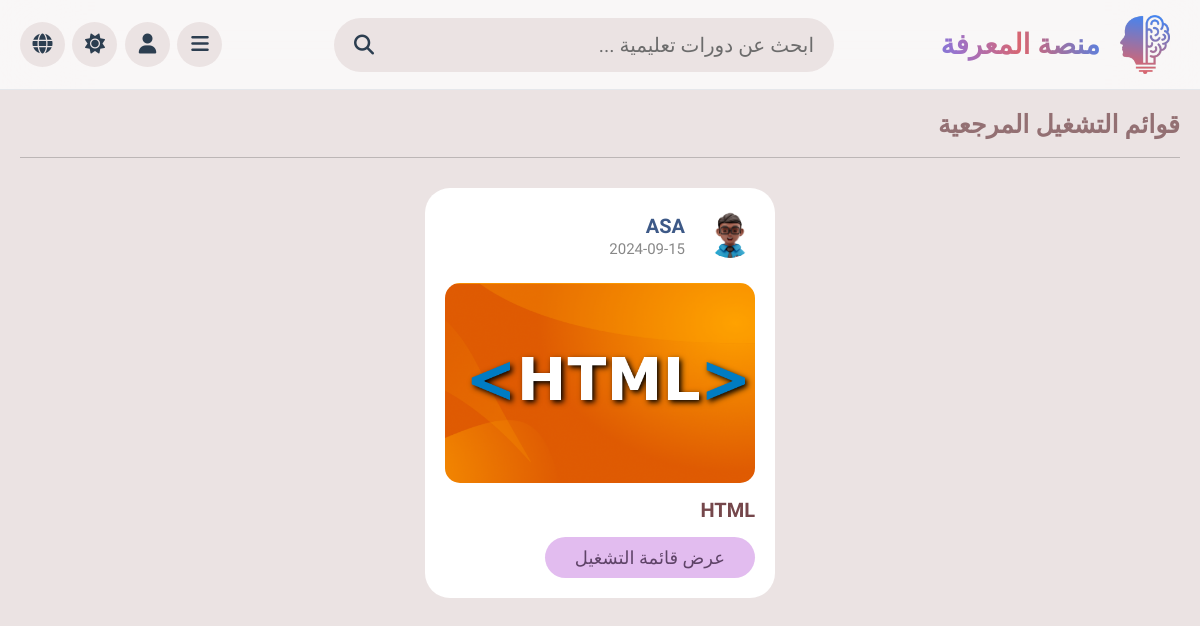
The page /bookmark.php (signed in) on the database its author committed.
### tables this page shows
CREATE TABLE `playlist` (
  `id` int(11) NOT NULL,
  `tutor_id` int(11) NOT NULL,
  `title` varchar(100) NOT NULL,
  `description` varchar(1000) NOT NULL,
  `thumb` varchar(100) NOT NULL,
  `date` date NOT NULL DEFAULT current_timestamp(),
  `status` varchar(20) NOT NULL DEFAULT 'deactive',
  `category_id` int(11) NOT NULL
);

CREATE TABLE `tutors` (
  `id` int(11) NOT NULL,
  `name` varchar(50) NOT NULL,
  `profession` varchar(50) NOT NULL,
  `profession_ar` varchar(50) NOT NULL,
  `email` varchar(100) NOT NULL,
  `password` varchar(50) NOT NULL,
  `image` varchar(100) NOT NULL
);

### bookmark.php (the view, shortened to what this page needs)
<?php
include 'components/connect.php';
if(isset($_COOKIE['user_id'])){
   $user_id = $_COOKIE['user_id'];
}else{
   $user_id = '';
   header('location:home.php');
}
?>
<!DOCTYPE html>
<html lang="en">
<head>
   <link rel="stylesheet" href="css/all.min.css">
   <link id="style" rel="stylesheet" href="css/style-ar.css">
</head>
<body>
<?php include 'components/user_header.php'; ?>
<section class="courses">
   <h1 class="heading" data-ar="قوائم التشغيل المرجعية" data-en="bookmarked playlists"></h1>
   <div class="box-container">
      <?php
         $select_bookmark = $conn->prepare("SELECT * FROM `bookmark` WHERE user_id = ?");
         $select_bookmark->execute([$user_id]);
         if($select_bookmark->rowCount() > 0){
            while($fetch_bookmark = $select_bookmark->fetch(PDO::FETCH_ASSOC)){
               $select_courses = $conn->prepare("SELECT * FROM `playlist` WHERE id = ? AND status = ? ORDER BY date DESC");
               $select_courses->execute([$fetch_bookmark['playlist_id'], 'active']);
               if($select_courses->rowCount() > 0){
                  while($fetch_course = $select_courses->fetch(PDO::FETCH_ASSOC)){
                  $course_id = $fetch_course['id'];
                  $select_tutor = $conn->prepare("SELECT * FROM `tutors` WHERE id = ?");
                  $select_tutor->execute([$fetch_course['tutor_id']]);
                  $fetch_tutor = $select_tutor->fetch(PDO::FETCH_ASSOC);
      ?>
      <div class="box">
         <div class="tutor">
            <img src="uploaded_files/<?= $fetch_tutor['image']; ?>" alt="">
            <div>
               <h3><?= $fetch_tutor['name']; ?></h3>
               <span><?= $fetch_course['date']; ?></span>
            </div>
         </div>
         <img src="uploaded_files/<?= $fetch_course['thumb']; ?>" class="thumb" alt="">
         <h3 class="title"><?= $fetch_course['title']; ?></h3>
         <a href="playlist.php?get_id=<?= $course_id; ?>" class="inline-btn" data-ar="عرض قائمة التشغيل" data-en="view playlist"></a>
      </div>
      <?php
               }
            }
         }
      }else{
         echo '<p class="empty" data-ar="لا توجد اشارات مرجعية حتى الآن!" data-en="nothing bookmarked yet!" ></p>';
      }
      ?>
   </div>
</section>
</body>
</html>

### css/style-ar.css (style rules this page uses)
:root { --main-color:#24A1DE; --red:#e74c3c; --oragen:#f39c12; --white:#fff; --black:#2c3e50; --light-color:#888; --light-bg:#ebe3e3; --md-btn-primary-bg:#e2bcef; --md-btn-primary-txt:#5e4367; --md-btn-hover-bg:#9b83a3; --md-option-btn-primary-bg: #cfdff9; --md-option-btn-primary-txt:#495a77; --md-option-btn-hover-bg:#829af3; --md-delete-btn-primary-bg:#efc6c6; --md-delete-btn-primary-txt: #a95047; --md-delete-btn-hover-bg:#c56459; --md-heading-txt: #937073; --md-quick-select-title-txt:#5e759b; --md-quick-select-p-txt:#66757f; --md-quick-select-a-bg:#fbd4d4; --md-quick-select-span-txt: #674346; --md-quick-select-i-bg:#674346; --md-hover-select-bg:#ab5f66; --md-profile-details-i-bg: #e3cacc; --md-profile-details-i-txt: #574042; --md-profile-details-h-txt: #4f6a77; --md-courses-h-txt:#3d5987; --md-courses-title-txt:#75474b; --md-teacher-box-span-txt:#574869; --md-gemini-bg:#d7d2ed; --md-gemini-txt: #4e2d6b; --md-gemini-incoming-txt:#cab4dd; --md-gemini-error-txt:#911520; --md-empty-txt:#cd3b30; --md-bookmark-btn-bg: #dfedd2; --md-bookmark-btn-txt: #4e5548; --md-bookmark-like-hover-bg:#6da249; --md-side-bar-txt: #5c6b83; --border:.1rem solid rgba(0,0,0,.2); --md-correct-bg:#d4edda; --md-correct-bor:#c3e6cb; --md-wrong-bg:#f8d7da; --md-wrong-bor:#f5c6cb; --md-quiz-bor:#ddd; --md-result-quiz-bg:#c7a6c9; --md-result-quiz-txt:#4b125d; --md-attempt-bg:#ffe2ed; --dark-bg: rgba(24, 26, 27, 0.7); --dark-border: rgb(54, 59, 61); --light-bg-blur: rgba(255, 255, 255, 0.7); --light-border: rgb(229, 231, 235); --g-text-color: #222; --g-subheading-color: #A0A0A0; --g-placeholder-color: #6C6C6C; --g-primary-color: #FFF; --g-secondary-color: #E9EEF6; --g-secondary-hover-color: #DBE1EA; }
* { font-family: 'Tajawal','Poppins', sans-serif; margin: 0; padding: 0; box-sizing: border-box; outline: none; border: none; text-decoration: none; }
html { font-size: 62.5%; overflow-x: hidden; }
body { background-color: var(--light-bg); padding-right: 30rem; direction: rtl; }
section { padding:2rem; max-width: 1200px; margin: 0 auto; }
.btn, .inline-btn, .option-btn, .inline-option-btn, .delete-btn, .inline-delete-btn { border-radius: 2.5rem; padding: 1rem 3rem; font-size: 1.8rem; font-weight: 500; margin-top: 1rem; text-transform: capitalize; cursor: pointer; text-align: center; }
.btn, .inline-btn { color: var(--md-btn-primary-txt); }
.inline-btn, .inline-option-btn, .inline-delete-btn { display: inline-block; }
.btn, .inline-btn { background-color: var(--md-btn-primary-bg); }
.heading { padding-bottom: 1.8rem; border-bottom: var(--border); font-size: 2.5rem; color: var(--md-heading-txt); text-transform: capitalize; margin-bottom: 3rem; }
.courses .box-container { display: grid; grid-template-columns: repeat(auto-fit, 35rem); gap: 1.5rem; align-items: flex-start; justify-content: center; }
.courses .box-container .box { border-radius: 2.5rem; background-color: var(--white); padding: 2rem; }
.courses .box-container .box .tutor { margin-bottom: 2rem; display: flex; align-items: center; gap: 2rem; }
.courses .box-container .box .tutor img { width: 5rem; height: 5rem; border-radius: 50%; object-fit: cover; margin-bottom: .5rem; }
.courses .box-container .box .tutor h3 { font-size: 2rem; color: var(--md-courses-h-txt); margin-bottom: .2rem; }
.courses .box-container .box .tutor span { font-size: 1.5rem; color: var(--light-color); }
.courses .box-container .box .thumb { width: 100%; border-radius: 1.5rem; height: 20rem; object-fit: cover; margin-bottom: .3rem; }
.courses .box-container .box .title { font-size: 2rem; color: var(--md-courses-title-txt); margin-top: .5rem; padding: .5rem 0; }
@media (max-width:1200px) { body { padding-right: 0; } }

### rows shown on the page
playlist: tutor.image (picture), tutor.name "ASA", date "2024-09-15", thumb (picture), title "HTML"
